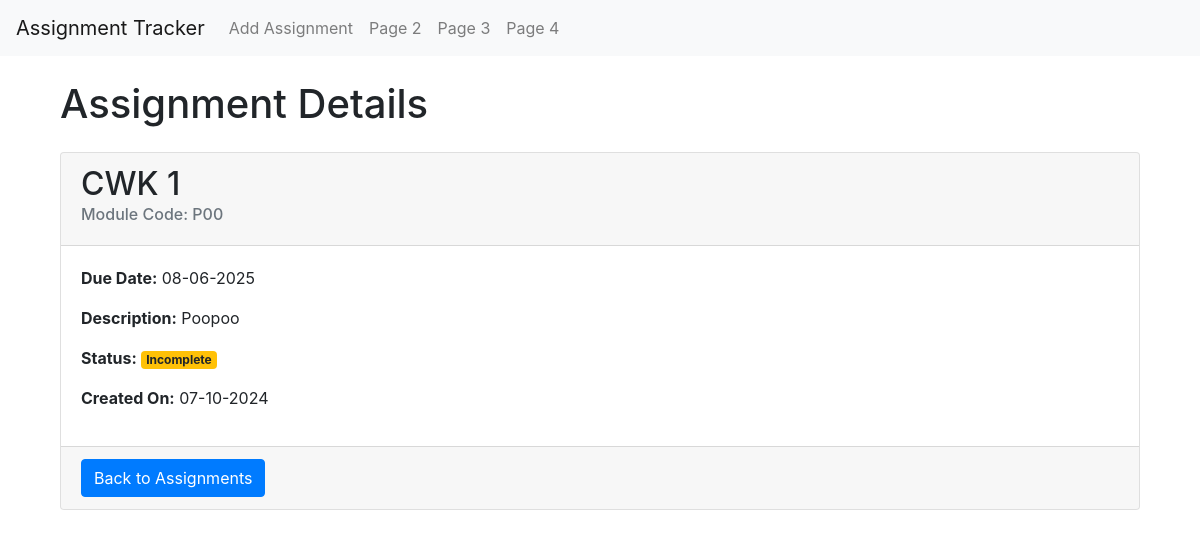
Page /view-assignment/1 on the earlier database version.
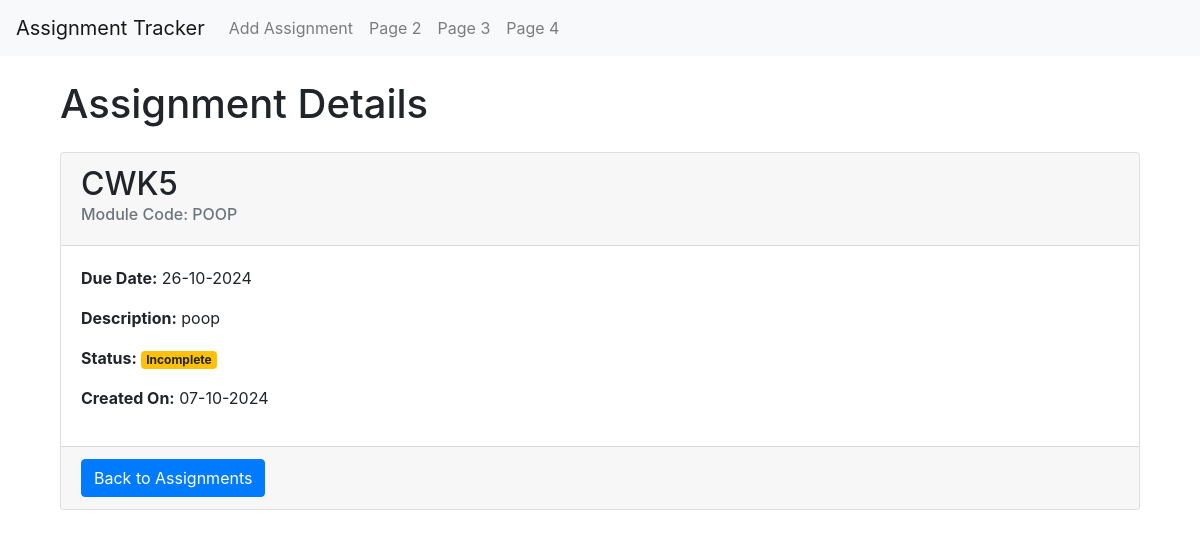
Same page on the later database version.
### app/models.py (models this page shows, shortened)
class Assignment(db.Model):
    id = db.Column(db.Integer, primary_key=True)
    title = db.Column(db.String(100), nullable=False)  # Assessment title
    module_code = db.Column(db.String(20), nullable=False)  # Module code
    deadline = db.Column(db.DateTime, nullable=False)  # Deadline date
    description = db.Column(db.Text, nullable=True)  # Short description
    is_completed = db.Column(db.Boolean, default=False)  # Completion status
    date_created = db.Column(db.DateTime, default=datetime.utcnow)  # Timestamp for when the assignment was added

### app/views.py (the view)
@app.route("/view-assignment/<int:assignment_id>")
def view_assignment(assignment_id):
    assignment = Assignment.query.get(assignment_id)
    if assignment is None:
        return render_template("404.html", message="Assignment doesn't exist!"), 404
    return render_template("view_assignment.html", assignment = assignment)

### app/templates/view_assignment.html
{% extends "base.html" %}
{% block content %}
    <div class="container">
        <h1>Assignment Details</h1>
        <div class="card mt-4">
            <div class="card-header">
                <h2>{{ assignment.title }}</h2>
                <h6 class="card-subtitle mb-2 text-muted">Module Code: {{ assignment.module_code }}</h6>
            </div>
            <div class="card-body">
                <p><strong>Due Date:</strong> {{ assignment.deadline.strftime('%d-%m-%Y') }}</p>
                <p><strong>Description:</strong> {{ assignment.description }}</p>
                <p><strong>Status:</strong>
                {% if assignment.is_completed %}
                    <span class="badge bg-success">Completed</span>
                {% else %}
                    <span class="badge bg-warning">Incomplete</span>
                {% endif %}
                </p>
                <p><strong>Created On:</strong> {{ assignment.date_created.strftime('%d-%m-%Y')}}</p>
            </div>
            <div class="card-footer">
                <a href="{{ url_for('index') }}" class="btn btn-primary">Back to Assignments</a>
            </div>
        </div>
    </div>
{% endblock %}

Differences in the rows shown:
changed Assignment: title "CWK 1" → "CWK5"; module_code "P00" → "POOP"; deadline "08-06-2025" → "26-10-2024"; description "Poopoo" → "poop"
